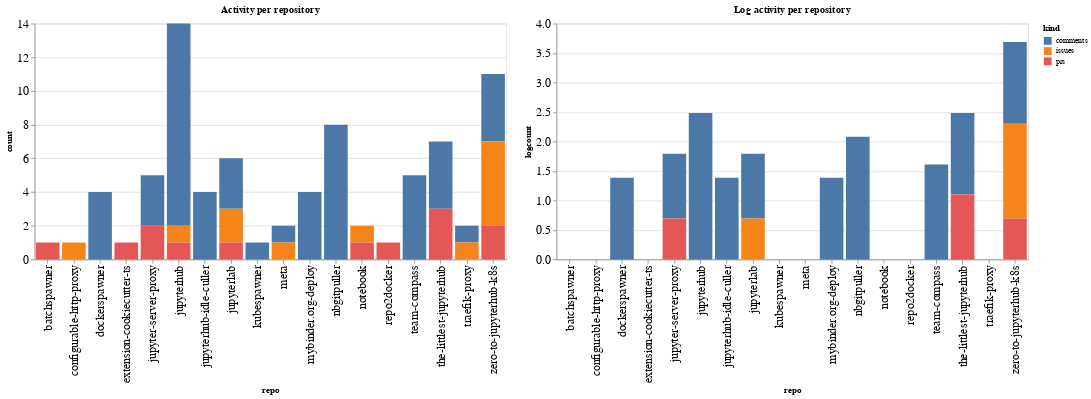

The code cell stored with this chart in its notebook:
### Code cell
ch1 = alt.Chart(repo_summaries, width=600, title="Activity per repository").mark_bar().encode(
    x='repo',
    y='count',
    color='kind',
    tooltip="kind"
)

ch2 = alt.Chart(repo_summaries, width=600, title="Log activity per repository").mark_bar().encode(
    x='repo',
    y='logcount',
    color='kind',
    tooltip="kind"
)

ch1 | ch2

### Figure 1 — Vega-Lite specification as saved in the notebook (floating-point values rounded to 4 significant figures)
{"config": {"axisLeft": {"labelFontSize": 15}, "axisBottom": {"labelFontSize": 15}}, "hconcat": [{"mark": "bar", "encoding": {"color": {"type": "nominal", "field": "kind"}, "tooltip": {"type": "nominal", "field": "kind"}, "x": {"type": "nominal", "field": "repo"}, "y": {"type": "quantitative", "field": "count"}}, "title": "Activity per repository", "width": 600}, {"mark": "bar", "encoding": {"color": {"type": "nominal", "field": "kind"}, "tooltip": {"type": "nominal", "field": "kind"}, "x": {"type": "nominal", "field": "repo"}, "y": {"type": "quantitative", "field": "logcount"}}, "title": "Log activity per repository", "width": 600}], "data": {"name": "data-2b575fa0db3233f5c815f5c6036633ba"}, "$schema": "https://vega.github.io/schema/vega-lite/v4.8.1.json", "datasets": {"data-2b575fa0db3233f5c815f5c6036633ba": [{"repo": "batchspawner", "kind": "prs", "count": 1, "logcount": 0.0}, {"repo": "configurable-http-proxy", "kind": "issues", "count": 1, "logcount": 0.0}, {"repo": "dockerspawner", "kind": "comments", "count": 4, "logcount": 1.386}, {"repo": "extension-cookiecutter-ts", "kind": "prs", "count": 1, "logcount": 0.0}, {"repo": "jupyter-server-proxy", "kind": "comments", "count": 3, "logcount": 1.099}, {"repo": "jupyter-server-proxy", "kind": "prs", "count": 2, "logcount": 0.6931}, {"repo": "jupyterhub", "kind": "comments", "count": 12, "logcount": 2.485}, {"repo": "jupyterhub", "kind": "issues", "count": 1, "logcount": 0.0}, {"repo": "jupyterhub", "kind": "prs", "count": 1, "logcount": 0.0}, {"repo": "jupyterhub-idle-culler", "kind": "comments", "count": 4, "logcount": 1.386}, {"repo": "jupyterlab", "kind": "comments", "count": 3, "logcount": 1.099}, {"repo": "jupyterlab", "kind": "issues", "count": 2, "logcount": 0.6931}, {"repo": "jupyterlab", "kind": "prs", "count": 1, "logcount": 0.0}, {"repo": "kubespawner", "kind": "comments", "count": 1, "logcount": 0.0}, {"repo": "meta", "kind": "comments", "count": 1, "logcount": 0.0}, {"repo": "meta", "kind": "issues", "count": 1, "logcount": 0.0}, {"repo": "mybinder.org-deploy", "kind": "comments", "count": 4, "logcount": 1.386}, {"repo": "nbgitpuller", "kind": "comments", "count": 8, "logcount": 2.079}, {"repo": "notebook", "kind": "issues", "count": 1, "logcount": 0.0}, {"repo": "notebook", "kind": "prs", "count": 1, "logcount": 0.0}, {"repo": "repo2docker", "kind": "prs", "count": 1, "logcount": 0.0}, {"repo": "team-compass", "kind": "comments", "count": 5, "logcount": 1.609}, {"repo": "the-littlest-jupyterhub", "kind": "comments", "count": 4, "logcount": 1.386}, {"repo": "the-littlest-jupyterhub", "kind": "prs", "count": 3, "logcount": 1.099}, {"repo": "traefik-proxy", "kind": "comments", "count": 1, "logcount": 0.0}, {"repo": "traefik-proxy", "kind": "issues", "count": 1, "logcount": 0.0}, {"repo": "zero-to-jupyterhub-k8s", "kind": "comments", "count": 4, "logcount": 1.386}, {"repo": "zero-to-jupyterhub-k8s", "kind": "issues", "count": 5, "logcount": 1.609}, {"repo": "zero-to-jupyterhub-k8s", "kind": "prs", "count": 2, "logcount": 0.6931}]}}
